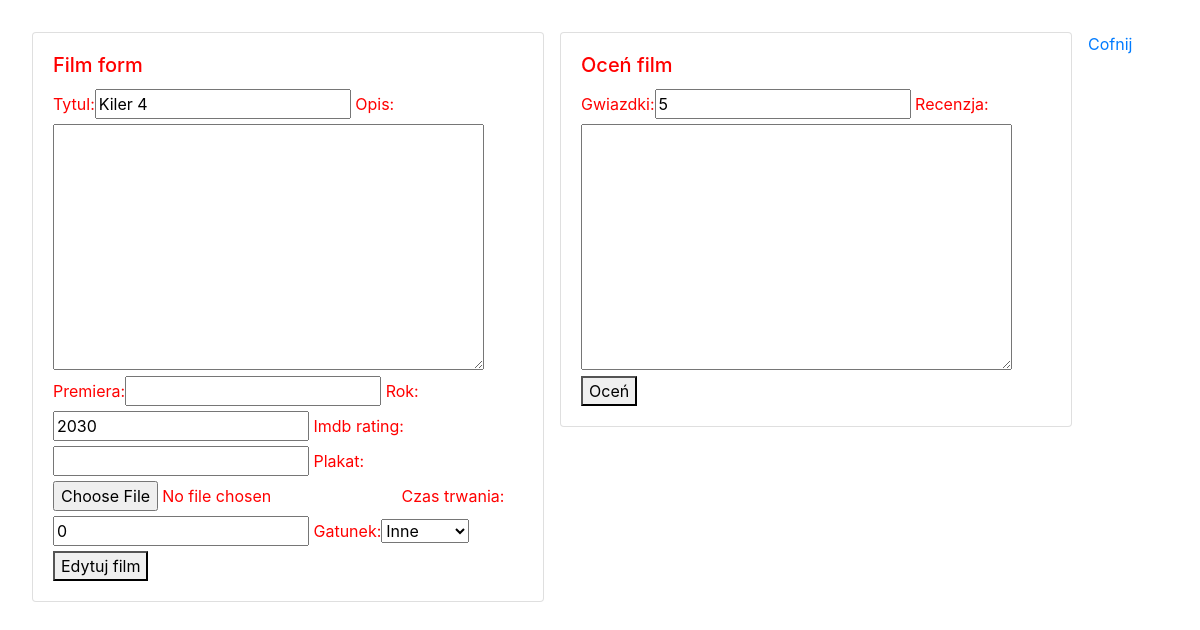
The page /filmy/edytuj/4 (signed in) on the database as committed earlier.
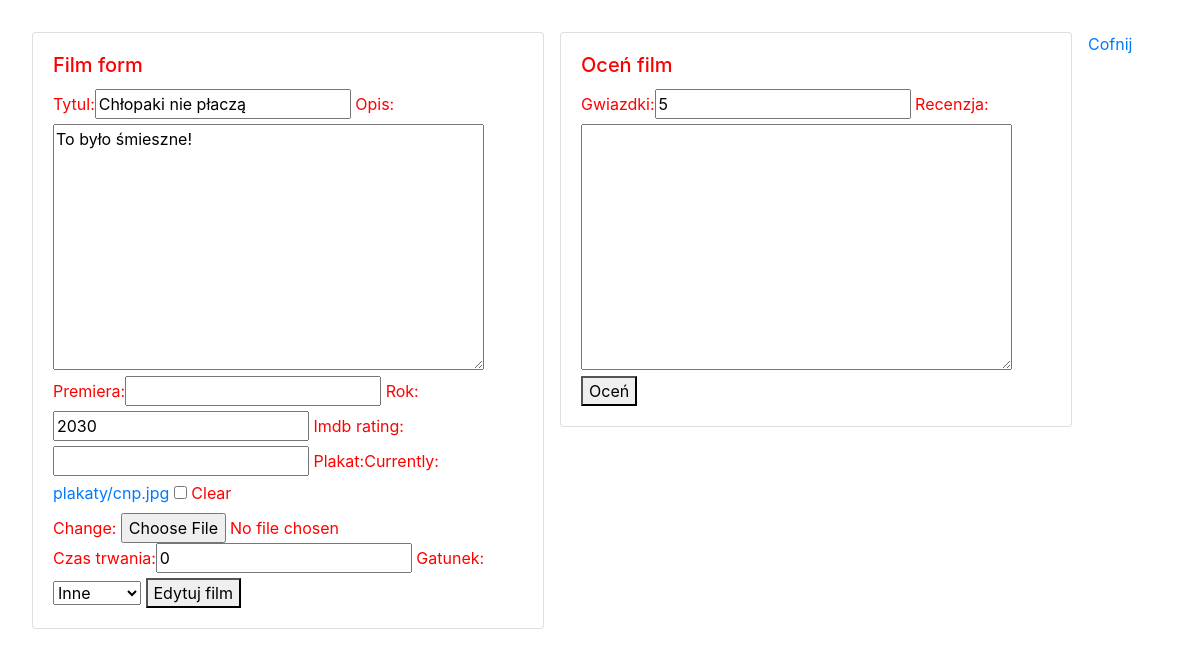
The same page on the database as committed later.
### filmyweb/models.py (models this page shows, shortened)
class Film(models.Model):
    tytul = models.CharField(max_length=64, blank=False, unique=True) # Krótki tekst
    rok = models.PositiveSmallIntegerField(default=2000)
    opis = models.TextField(default="") # Długi tekst
    premiera = models.DateField(null=True, blank=True)
    imdb_rating = models.DecimalField(max_digits=4, decimal_places=2, null=True, blank=True)
    plakat = models.ImageField(upload_to="plakaty", null=True, blank=True)
    dodatkowe = models.OneToOneField(DodatkoweInfo, on_delete=models.CASCADE, null=True, blank=True)

### filmyweb/views.py (the view)
# urls.py: path('edytuj/<int:id>', edytuj_film, name="edytuj_film"),
@login_required
def edytuj_film(request, id):
    film = get_object_or_404(Film, pk=id)
    oceny = Ocena.objects.filter(film=film.id)
    try:
        dodatkowe = DodatkoweInfo.objects.get(film=film.id)
    except DodatkoweInfo.DoesNotExist:
        dodatkowe = None
    form = FilmForm(request.POST or None, request.FILES or None, instance=film)
    form_dodatkowe = DodatkoweInfoForm(request.POST or None, instance=dodatkowe)
    form_ocena = OcenaForm(request.POST or None)
    if request.method == 'POST':
        if 'gwiazdki' in request.POST:
            ocena = form_ocena.save(commit=False)
            ocena.film = film
            ocena.save()
    if all([form.is_valid(), form_dodatkowe.is_valid()]):
        film = form.save(commit=False)
        dodatkowe = form_dodatkowe.save()
        film.dodatkowe = dodatkowe
        film.save()
        return redirect(wszystkie_filmy)
    return render(request, 'film_form.html', {'form':form,'form_dodatkowe':form_dodatkowe,'oceny':oceny,'form_ocena':form_ocena, 'nowy':False})

### filmyweb/forms.py
class FilmForm(ModelForm):
    class Meta:
        model = Film
        fields = ['tytul', 'opis', 'premiera', 'rok', 'imdb_rating', 'plakat']

class DodatkoweInfoForm(ModelForm):
    class Meta:
        model = DodatkoweInfo
        fields = ['czas_trwania', 'gatunek']

### filmyweb/templates/film_form.html (shortened to what this page needs)
{% extends 'glowny.html' %}
{% load bootstrap %}
{% block strona %}
<div class="card" style="width: 32rem; float: left; margin-right: 1rem">
  <div class="card-body">
    <h5 class="card-title">Film form</h5>
    <form method="post" enctype="multipart/form-data">
    {{ form|bootstrap }}
    {{ form_dodatkowe|bootstrap }}
        {% if nowy %}
        <button type="submit">Dodaj film</button>
        {% else %}
        <button type="submit">Edytuj film</button>
        {% endif %}
</form>
  </div>
</div>
<div class="card" style="width: 32rem; float: left; margin-right: 1rem">
  <div class="card-body">
    <h5 class="card-title">Oceń film</h5>
    <form method="post" enctype="multipart/form-data">
    {{ form_ocena|bootstrap }}
        <button type="submit">Oceń</button>
    </form>
  </div>
</div>
<a href="{% url 'wszystkie_filmy' %}">Cofnij</a>
{% endblock %}

Rows that differ between the two databases and show on the page:
changed Film: tytul "Kiler 4" → "Chłopaki nie płaczą"; opis (not shown) → "To było śmieszne!"
Other text that changed with them:
form field form: (not shown) → "☐"
text no longer shown: "Tytul: Opis: Premiera: Rok: Imdb rating: Plakat:"
text now shown: "Tytul: Opis: Premiera: Rok: Imdb rating: Plakat: Currently: plakaty/cnp.jpg Clear Change:"
